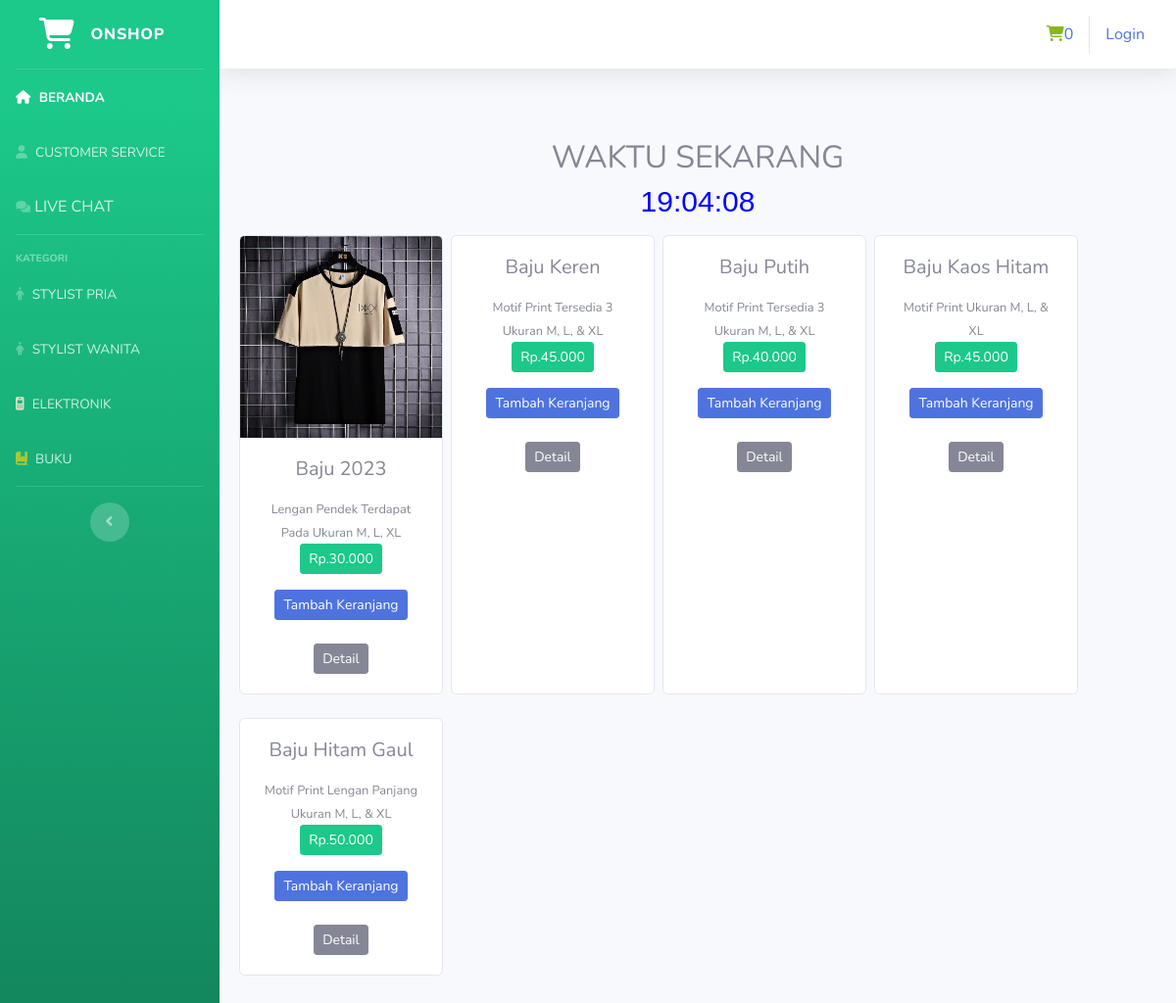
The page /index.php/kategori/stylish_pria on the database its author committed.
### tables this page shows
CREATE TABLE `tb_barang` (
  `id_brg` int(11) NOT NULL,
  `nama_brg` varchar(120) NOT NULL,
  `spesifikasi_produk` varchar(4000) NOT NULL,
  `kategori` varchar(60) NOT NULL,
  `harga` int(11) NOT NULL,
  `stok` int(11) NOT NULL,
  `gambar` text NOT NULL
);

### application/controllers/kategori.php (called while the page is built, shortened)
<?php
class kategori extends CI_Controller
{
	public function stylish_pria()
	{
		$data['stylish_pria'] = $this->model_kategori->data_stylish_pria()->result();
		$this->load->view('templates/header');
		$this->load->view('templates/sidebar');
		$this->load->view('stylish_pria', $data);
		$this->load->view('templates/footer');
	}
}

### index.php (called while the page is built, shortened)
<?php
require_once BASEPATH.'core/CodeIgniter.php';

### application/models/model_kategori.php (called while the page is built, shortened)
<?php
class Model_kategori extends CI_Model
{
	public function data_stylish_pria()
	{
		return $this->db->get_where("tb_barang", array('kategori' => 'STYLISH PRIA'));
	}
}

### application/views/stylish_pria.php (the view, shortened to what this page needs)
<div class="container-fluid">
    <center>
        <br>
        <br>
        <h2>WAKTU SEKARANG</h2>
    </center>
    <center>
        <h2 style="font-size: 30px; font-family: arial; color: blue; " id="jam"></h2>
    </center>
    <div class="row text-center mt-3 mb-4">
        <?php foreach ($stylish_pria as $brg) : ?>
            <div class="card ml-2 mb-4" style="width: 13em;">
                <img src="<?php echo base_url() . '/foto/' . $brg->gambar ?> " class="card-img-top" alt="">
                <div class="card-body">
                    <h5 class="card-title mb-3"><?php echo $brg->nama_brg ?></h5>
                    <small><?php echo $brg->spesifikasi_produk ?></small>
                    <br>
                    <span class="btn btn-sm btn-success mb-3">Rp.<?php echo number_format($brg->harga, 0, ',', '.') ?></span>
                    <br>
                    <?php echo anchor('dashboard/tambah_keranjang/' . $brg->id_brg, '<div class="btn btn-sm btn-primary">Tambah Keranjang</div>') ?>
                    <br>
                    <br>
                    <?php echo anchor('dashboard/detail/' . $brg->id_brg, '<div class="btn btn-sm btn-secondary">Detail</div>') ?>
                </div>
            </div>
        <?php endforeach; ?>
    </div>
</div>

### rows shown on the page
tb_barang: gambar (picture), nama_brg "Baju 2023", spesifikasi_produk "Lengan Pendek Terdapat Pada Ukuran M, L, XL", harga "30.000", id_brg "Tambah Keranjang", id_brg "Detail"
tb_barang: nama_brg "Baju Keren", spesifikasi_produk "Motif Print Tersedia 3 Ukuran M, L, & XL", harga "45.000", id_brg "Tambah Keranjang", id_brg "Detail"
tb_barang: nama_brg "Baju Putih", spesifikasi_produk "Motif Print Tersedia 3 Ukuran M, L, & XL", harga "40.000", id_brg "Tambah Keranjang", id_brg "Detail"
tb_barang: nama_brg "Baju Kaos Hitam", spesifikasi_produk "Motif Print Ukuran M, L, & XL", harga "45.000", id_brg "Tambah Keranjang", id_brg "Detail"
tb_barang: nama_brg "Baju Hitam Gaul", spesifikasi_produk "Motif Print Lengan Panjang Ukuran M, L, & XL", harga "50.000", id_brg "Tambah Keranjang", id_brg "Detail"

### other values the page prints
$this->cart->total_items() "0"
anchor('auth/login', 'Login') "Login"
